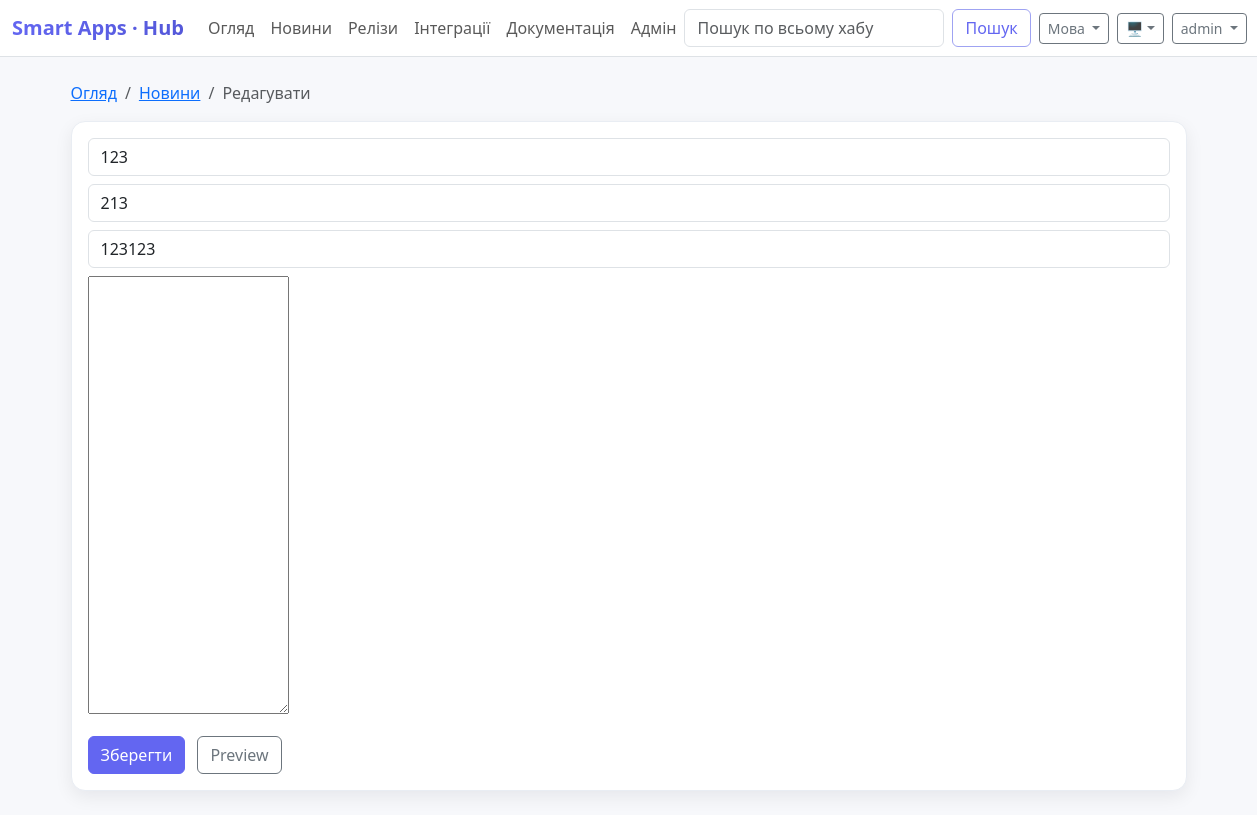
Screenshot of /news_edit.php?id=5 (signed in) with the database file from the repository.
### tables this page shows
CREATE TABLE news (
        id INTEGER PRIMARY KEY AUTOINCREMENT,
        title TEXT NOT NULL,
        body_md TEXT NOT NULL,
        tags TEXT DEFAULT '',
        created_at TEXT NOT NULL,
        author TEXT DEFAULT ''
    , body_html TEXT NOT NULL DEFAULT '');

### helpers.php (called while the page is built, shortened)
<?php
require_once __DIR__.'/db.php';
if (!function_exists('__')) {
    function __($key): string {
        $d = $GLOBALS['I18N'] ?? [];
        return (string)($d[$key] ?? $key);
    }
}
function e($s){ return htmlspecialchars((string)($s ?? ''), ENT_QUOTES, 'UTF-8'); }
function db_one($sql, $params = []){
    $st = db()->prepare($sql);
    $st->execute($params);
    $r = $st->fetch(PDO::FETCH_ASSOC);
    return $r ?: null;
}

### db.php (called while the page is built, shortened)
<?php
function db(): PDO {
    static $pdo = null;
    if ($pdo === null) {
        $dataDir = __DIR__ . '/data';
        $pdo = new PDO('sqlite:' . $dataDir . '/app.db');
        $pdo->setAttribute(PDO::ATTR_ERRMODE, PDO::ERRMODE_EXCEPTION);
        $pdo->exec('PRAGMA foreign_keys = ON;');
        $pdo->exec('PRAGMA journal_mode = WAL;');
        $pdo->exec('PRAGMA synchronous = NORMAL;');
        $pdo->exec('PRAGMA busy_timeout = 5000;');
        migrate($pdo);
    }
    return $pdo;
}
function col_exists(PDO $pdo, string $table, string $col): bool {
    $st = $pdo->query("PRAGMA table_info($table)");
    foreach ($st->fetchAll(PDO::FETCH_ASSOC) as $r) {
        if (strcasecmp((string)$r['name'], $col) === 0) return true;
    }
    return false;
}
function add_col_if_missing(PDO $pdo, string $table, string $col, string $typeSql): void {
    if (!col_exists($pdo, $table, $col)) {
        $pdo->exec("ALTER TABLE $table ADD COLUMN $col $typeSql");
    }
}
function migrate(PDO $pdo): void {
    $pdo->exec("
        CREATE TABLE IF NOT EXISTS news(
            id INTEGER PRIMARY KEY AUTOINCREMENT,
            title      TEXT NOT NULL,
            body_md    TEXT NOT NULL DEFAULT '',
            body_html  TEXT NOT NULL DEFAULT '',
            tags       TEXT DEFAULT '',
            created_at TEXT NOT NULL,
            author     TEXT DEFAULT ''
        );
    ");
    $pdo->exec("
        CREATE TABLE IF NOT EXISTS docs(
            id INTEGER PRIMARY KEY AUTOINCREMENT,
            title          TEXT NOT NULL,
            description_md TEXT NOT NULL,
            link           TEXT DEFAULT '',
            file_path      TEXT DEFAULT '',
            tags           TEXT DEFAULT '',
            updated_at     TEXT NOT NULL
        );
    ");
    $pdo->exec("
        CREATE TABLE IF NOT EXISTS plugins(
            id        INTEGER PRIMARY KEY AUTOINCREMENT,
            slug      TEXT NOT NULL UNIQUE,
            name      TEXT NOT NULL,
            description TEXT NOT NULL,
            repo_url  TEXT DEFAULT '',
            homepage  TEXT DEFAULT '',
            is_active INTEGER NOT NULL DEFAULT 1,
            category  TEXT NOT NULL DEFAULT ''
        );
    ");
    $pdo->exec("
        CREATE TABLE IF NOT EXISTS plugin_versions(
            id          INTEGER PRIMARY KEY AUTOINCREMENT,
            plugin_id   INTEGER NOT NULL REFERENCES plugins(id) ON DELETE CASCADE,
            version     TEXT NOT NULL,
            channel     TEXT NOT NULL,
            min_syrve   TEXT NOT NULL,
            released_at TEXT NOT NULL,
            file_path   TEXT DEFAULT '',
            checksum    TEXT DEFAULT '',
            changelog_md TEXT DEFAULT ''
        );
    ");
    $pdo->exec("
        CREATE TABLE IF NOT EXISTS syrve_releases(
            id             INTEGER PRIMARY KEY AUTOINCREMENT,
            name           TEXT NOT NULL,
            slug           TEXT NOT NULL UNIQUE,
            released_at    TEXT NOT NULL,
            channel        TEXT NOT NULL,
            is_recommended INTEGER NOT NULL DEFAULT 0,
            is_lt          INTEGER NOT NULL DEFAULT 0,
            notes_html     TEXT NOT NULL DEFAULT ''
        );
    ");
    $pdo->exec("
        CREATE TABLE IF NOT EXISTS users(
            id INTEGER PRIMARY KEY AUTOINCREMENT,
            username     TEXT NOT NULL UNIQUE,
            password_hash TEXT NOT NULL,
            role         TEXT NOT NULL DEFAULT 'editor',
            is_active    INTEGER NOT NULL DEFAULT 1,
            created_at   TEXT NOT NULL
        );
    ");
    add_col_if_missing($pdo, 'news', 'body_html', "TEXT NOT NULL DEFAULT ''");
    add_col_if_missing($pdo, 'syrve_releases', 'notes_html', "TEXT NOT NULL DEFAULT ''");
    add_col_if_missing($pdo, 'plugins', 'category', "TEXT NOT NULL DEFAULT ''");
    $pdo->exec("
        CREATE TABLE IF NOT EXISTS plugin_files(
            id INTEGER PRIMARY KEY AUTOINCREMENT,
            plugin_version_id INTEGER NOT NULL REFERENCES plugin_versions(id) ON DELETE CASCADE,
            label      TEXT NOT NULL DEFAULT '',
            file_path  TEXT NOT NULL,
            checksum   TEXT NOT NULL DEFAULT '',
            ext        TEXT NOT NULL DEFAULT '',
            size_bytes INTEGER NOT NULL DEFAULT 0
        );
    ");
    add_col_if_missing($pdo, 'plugin_files', 'ext', "TEXT NOT NULL DEFAULT ''");
    add_col_if_missing($pdo, 'plugin_files', 'size_bytes', "INTEGER NOT NULL DEFAULT 0");
    $u = __DIR__ . '/uploads';
    $pdo->exec("
        CREATE VIRTUAL TABLE IF NOT EXISTS search_all USING fts5(
            type,              -- 'news' | 'doc' | 'plugin'
            rid UNINDEXED,     -- id строки в своей таблице
            title,
            body,
            tags,
            tokenize='unicode61'
        );
    ");
    $pdo->exec("
        CREATE TRIGGER IF NOT EXISTS trg_news_ai AFTER INSERT ON news BEGIN
          INSERT INTO search_all(type,rid,title,body,tags)
          VALUES('news', NEW.id, NEW.title, COALESCE(NULLIF(NEW.body_html,''), NEW.body_md), COALESCE(NEW.tags,''));
        END;
    ");
    $pdo->exec("
        CREATE TRIGGER IF NOT EXISTS trg_news_au AFTER UPDATE ON news BEGIN
          DELETE FROM search_all WHERE type='news' AND rid=OLD.id;
          INSERT INTO search_all(type,rid,title,body,tags)
          VALUES('news', NEW.id, NEW.title, COALESCE(NULLIF(NEW.body_html,''), NEW.body_md), COALESCE(NEW.tags,''));
        END;
    ");
    $pdo->exec("
        CREATE TRIGGER IF NOT EXISTS trg_news_ad AFTER DELETE ON news BEGIN
          DELETE FROM search_all WHERE type='news' AND rid=OLD.id;
        END;
    ");
    $pdo->exec("
        CREATE TRIGGER IF NOT EXISTS trg_docs_ai AFTER INSERT ON docs BEGIN
          INSERT INTO search_all(type,rid,title,body,tags)
          VALUES('doc', NEW.id, NEW.title, NEW.description_md, COALESCE(NEW.tags,''));
        END;
    ");
    $pdo->exec("
        CREATE TRIGGER IF NOT EXISTS trg_docs_au AFTER UPDATE ON docs BEGIN
          DELETE FROM search_all WHERE type='doc' AND rid=OLD.id;
          INSERT INTO search_all(type,rid,title,body,tags)
          VALUES('doc', NEW.id, NEW.title, NEW.description_md, COALESCE(NEW.tags,''));
        END;
    ");
    $pdo->exec("
        CREATE TRIGGER IF NOT EXISTS trg_docs_ad AFTER DELETE ON docs BEGIN
          DELETE FROM search_all WHERE type='doc' AND rid=OLD.id;
        END;
    ");
    $pdo->exec("
        CREATE TRIGGER IF NOT EXISTS trg_plugins_ai AFTER INSERT ON plugins BEGIN
          INSERT INTO search_all(type,rid,title,body,tags)
          VALUES('plugin', NEW.id, NEW.name, NEW.description, COALESCE(NEW.category,''));
        END;
    ");
    $pdo->exec("
        CREATE TRIGGER IF NOT EXISTS trg_plugins_au AFTER UPDATE ON plugins BEGIN
          DELETE FROM search_all WHERE type='plugin' AND rid=OLD.id;
          INSERT INTO search_all(type,rid,title,body,tags)
          VALUES('plugin', NEW.id, NEW.name, NEW.description, COALESCE(NEW.category,''));
        END;
    ");
    $pdo->exec("
        CREATE TRIGGER IF NOT EXISTS trg_plugins_ad AFTER DELETE ON plugins BEGIN
          DELETE FROM search_all WHERE type='plugin' AND rid=OLD.id;
        END;
    ");
    try {
        $cnt = (int)$pdo->query("SELECT COUNT(*) FROM search_all")->fetchColumn();
    } catch (Throwable $e) {
        $cnt = 0;
    }
}

### news_edit.php (the view, shortened to what this page needs)
<?php
require_once __DIR__.'/helpers.php';
$id   = isset($_GET['id']) ? (int)$_GET['id'] : 0;
$item = $id ? db_one('SELECT * FROM news WHERE id=?',[$id]) : null;
include __DIR__.'/partials_header.php';
?>
<nav aria-label="breadcrumb" class="mb-3">
    <ol class="breadcrumb">
        <li class="breadcrumb-item"><a href="index.php"><?=__('Overview')?></a></li>
        <li class="breadcrumb-item"><a href="news.php"><?=__('News')?></a></li>
        <li class="breadcrumb-item active"><?= $item ? __('Edit') : __('New news') ?></li>
    </ol>
</nav>
<div class="card card-hover">
    <div class="card-body">
        <form method="post">
            <div class="mb-2">
                <input class="form-control" name="title" placeholder="<?=__('Title')?>" value="<?=e($item['title']??'')?>" required>
            </div>
            <div class="mb-2">
                <input class="form-control" name="tags" placeholder="<?=__('Tags (comma separated)')?>" value="<?=e($item['tags']??'')?>">
            </div>
            <div class="mb-2">
                <input class="form-control" name="author" placeholder="<?=__('Author')?>" value="<?=e($item['author']??'')?>">
            </div>
            <div class="mb-3">
                <textarea id="body_html" name="body_html" rows="18"><?=e($item['body_html']??'')?></textarea>
            </div>
            <button class="btn btn-primary"><?=__('Save')?></button>
            <?php if($item): ?>
                <a class="btn btn-outline-secondary ms-2" href="news_view.php?id=<?=$item['id']?>"><?=__('Preview')?></a>
            <?php endif; ?>
        </form>
    </div>
</div>
<?php include __DIR__.'/partials_footer.php'; ?>

### assets/style.css (style rules this page uses)
:root { --sa-bg: #f7f8fb; --sa-card: #ffffff; --sa-card-2: color-mix(in srgb, var(--sa-card) 92%, #fff); --sa-border: #e9edf3; --sa-ink: #0b1220; --sa-muted: #687385; --sa-brand-50: #eef2ff; --sa-brand-100: #e0e7ff; --sa-brand-200: #c7d2fe; --sa-brand-300: #a5b4fc; --sa-brand-400: #818cf8; --sa-brand-500: #6366f1; --sa-brand-600: #5458d9; --sa-accent: #22c55e; --sa-info: #3b82f6; --sa-warn: #f59e0b; --sa-danger: #ef4444; --sa-radius: 14px; --sa-shadow-sm: 0 6px 18px rgba(12,16,26,.07); --sa-shadow: 0 14px 34px rgba(12,16,26,.10); --sa-time-1: .14s; --sa-time-2: .24s; --sa-time-3: .38s; --sa-ease: cubic-bezier(.2,.55,.18,.99); color-scheme: light dark; }
body { background:var(--sa-bg); color:var(--sa-ink); }
.card { background:var(--sa-card); border:1px solid var(--sa-border); border-radius:var(--sa-radius); box-shadow:var(--sa-shadow-sm); transition: transform var(--sa-time-2) var(--sa-ease), box-shadow var(--sa-time-2) var(--sa-ease), border-color var(--sa-time-2) var(--sa-ease); }
.btn-primary { --bs-btn-bg: var(--sa-brand-500); --bs-btn-border-color: var(--sa-brand-500); --bs-btn-hover-bg: var(--sa-brand-600); --bs-btn-hover-border-color: var(--sa-brand-600); --bs-btn-active-bg: var(--sa-brand-600); }
.sa-entrance { animation: sa-fade-up var(--sa-time-3) var(--sa-ease); }
.btn, .chip, .list-group-item, .file-chip { transition: transform var(--sa-time-1) var(--sa-ease), box-shadow var(--sa-time-2) var(--sa-ease), background-color var(--sa-time-2) var(--sa-ease); }
:where(a,button,.form-control,.form-select):focus { box-shadow:0 0 0 .2rem color-mix(in srgb, var(--sa-brand-500) 28%, transparent) !important; border-color: color-mix(in srgb, var(--sa-brand-500) 55%, var(--sa-border)) !important; }
* { scrollbar-width: thin; scrollbar-color: color-mix(in srgb, var(--sa-muted) 35%, transparent) transparent; }

### rows the page displays
news: title "123", tags "213", author "123123"

### other values shown
__('Overview') "Огляд"
__('News') "Новини"
__('Releases') "Релізи"
__('Plugins') "Інтеграції"
__('Docs') "Документація"
__('Admin') "Адмін"
__('Search') "Пошук"
__('Language') "Мова"
current_user()['username'] "admin"
__('Edit') "Редагувати"
__('Save') "Зберегти"
__('Preview') "Preview"
